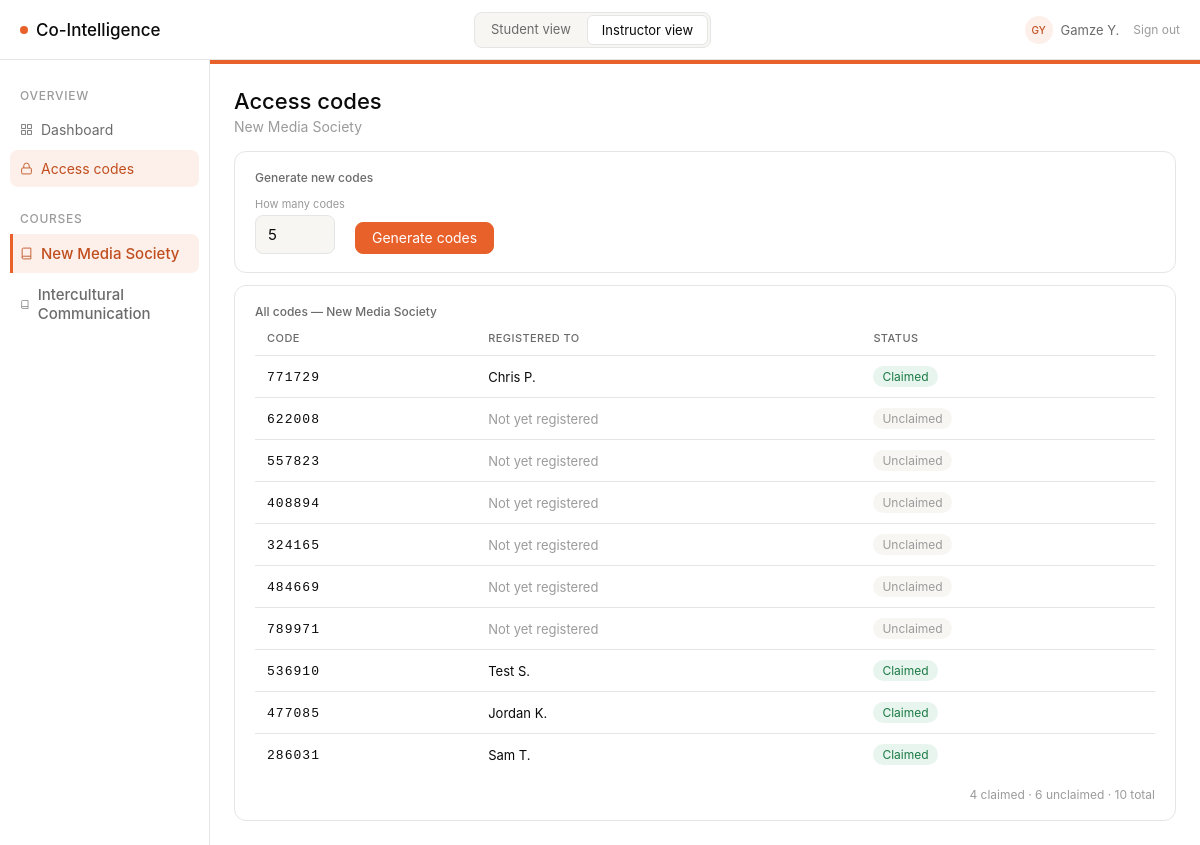
The app's page /instructor/access-codes (signed in) with its own data.
### models/models.py (models this page shows, shortened)
class User(db.Model, UserMixin):
    __tablename__ = "users"
    id = db.Column(db.Integer, primary_key=True)
    role = db.Column(db.String(20), nullable=False, default="student")  # instructor | student | dev
    display_name = db.Column(db.String(100), nullable=False)
    is_dev = db.Column(db.Boolean, nullable=False, default=False)

class Course(db.Model):
    __tablename__ = "courses"
    id = db.Column(db.Integer, primary_key=True)
    name = db.Column(db.String(200), nullable=False)
    learning_objective = db.Column(db.Text, nullable=False)
    required_concepts = db.Column(db.JSON, nullable=False, default=list)
    output_modalities = db.Column(db.JSON, nullable=False, default=list)
    min_exchanges = db.Column(db.Integer, nullable=False, default=5)
    color = db.Column(db.String(20), nullable=False, default="#E8602A")
    color_light = db.Column(db.String(20), nullable=False, default="#FDF0EA")
    color_text = db.Column(db.String(20), nullable=False, default="#C04E1E")
    color_hover = db.Column(db.String(20), nullable=False, default="#d4521f")
    assignments = db.relationship("Assignment", back_populates="course")
    students = db.relationship("Student", back_populates="course")

class AccessCode(db.Model):
    __tablename__ = "access_codes"
    id = db.Column(db.Integer, primary_key=True)
    code = db.Column(db.String(10), unique=True, nullable=False)
    is_claimed = db.Column(db.Boolean, nullable=False, default=False)
    student_id = db.Column(db.Integer, db.ForeignKey("users.id"), nullable=True)
    course_id = db.Column(db.Integer, db.ForeignKey("courses.id"), nullable=False)
    created_at = db.Column(db.DateTime, default=datetime.utcnow)
    claimed_user = db.relationship("User", foreign_keys=[student_id])
    course = db.relationship("Course")

### routes/instructor_routes.py (the view)
@instructor_bp.route("/access-codes")
def access_codes():
    from models.models import AccessCode
    course, _ = _get_base()
    codes = (
        AccessCode.query
        .filter_by(course_id=course.id)
        .order_by(AccessCode.created_at.desc())
        .all()
    )
    claimed = sum(1 for c in codes if c.is_claimed)
    unclaimed = len(codes) - claimed
    return render_template(
        "instructor/access_codes.html",
        course=course,
        codes=codes,
        claimed=claimed,
        unclaimed=unclaimed,
    )

### routes/instructor_routes.py (called while the page is built)
@instructor_bp.before_request
def require_instructor_role():
    if not current_user.is_authenticated:
        return redirect(url_for("login"))
    if current_user.role not in ("instructor", "dev"):
        return redirect(url_for("student.prompting"))

def _get_base():
    course_id = session.get("course_id")
    if course_id:
        course = Course.query.get(course_id)
    else:
        course = Course.query.first()
        if course:
            session["course_id"] = course.id
    if not course:
        return None, None
    assignment = Assignment.query.filter_by(course_id=course.id).first()
    return course, assignment

### templates/instructor/access_codes.html (shortened to what this page needs)
{% extends "base.html" %}
{% block sidebar %}
<nav class="sidebar">
  <div class="sidebar-section">Overview</div>
  <a href="{{ url_for('instructor.dashboard') }}" class="sidebar-item">
    <svg width="13" height="13" fill="none" stroke="currentColor" stroke-width="1.6" viewBox="0 0 24 24"><rect x="3" y="3" width="7" height="7"/><rect x="14" y="3" width="7" height="7"/><rect x="14" y="14" width="7" height="7"/><rect x="3" y="14" width="7" height="7"/></svg>
    Dashboard
  </a>
  <a href="{{ url_for('instructor.access_codes') }}" class="sidebar-item active">
    <svg width="13" height="13" fill="none" stroke="currentColor" stroke-width="1.6" viewBox="0 0 24 24"><rect x="3" y="11" width="18" height="11" rx="2" ry="2"/><path d="M7 11V7a5 5 0 0 1 10 0v4"/></svg>
    Access codes
  </a>
  {% include "_course_nav.html" %}
</nav>
{% endblock %}
{% block content %}
<div style="margin-bottom:16px;">
  <h1 class="page-title">Access codes</h1>
  <div class="page-sub">{{ course.name }}</div>
</div>
<div class="card" style="margin-bottom:12px;">
  <div style="font-size:12px;font-weight:500;color:var(--text-secondary);margin-bottom:12px;">Generate new codes</div>
  <div class="gen-row">
    <div>
      <label style="display:block;font-size:11px;color:var(--text-tertiary);margin-bottom:4px;">How many codes</label>
      <input type="number" id="gen-count" class="cfg-input" min="1" max="50" value="5" />
    </div>
    <button class="btn btn-primary" id="gen-btn" onclick="generateCodes()">Generate codes</button>
  </div>
</div>
<div class="card">
  <div style="font-size:12px;font-weight:500;color:var(--text-secondary);margin-bottom:12px;">All codes — {{ course.name }}</div>
  {% if codes %}
  <table class="code-table">
    <thead>
      <tr>
        <th>Code</th>
        <th>Registered to</th>
        <th>Status</th>
      </tr>
    </thead>
    <tbody id="codes-tbody">
      {% for ac in codes %}
      <tr>
        <td><span class="code-mono">{{ ac.code }}</span></td>
        <td>
          {% if ac.is_claimed and ac.claimed_user %}
            {{ ac.claimed_user.display_name }}
          {% else %}
            <span style="color:var(--text-tertiary);">Not yet registered</span>
          {% endif %}
        </td>
        <td>
          {% if ac.is_claimed %}
          <span class="pill pill-green">Claimed</span>
          {% else %}
          <span class="pill" style="background:var(--bg-surface);color:var(--text-tertiary);">Unclaimed</span>
          {% endif %}
        </td>
      </tr>
      {% endfor %}
    </tbody>
  </table>
  <div class="summary-line">
    {{ claimed }} claimed &middot; {{ unclaimed }} unclaimed &middot; {{ codes | length }} total
  </div>
  {% else %}
  <div style="font-size:13px;color:var(--text-tertiary);padding:24px 0;text-align:center;">
    No codes yet. Use the generator above to create some.
  </div>
  {% endif %}
</div>
{% endblock %}

### templates/base.html (shortened to what this page needs)
<!DOCTYPE html>
<html lang="en">
<head>
  <link rel="stylesheet" href="{{ url_for('static', filename='style.css') }}" />
  <link rel="stylesheet" href="https://cdn.jsdelivr.net/npm/@tabler/icons-webfont@latest/tabler-icons.min.css" />
</head>
<body>
{% set is_student    = request.path.startswith('/student') %}
{% set is_instructor = request.path.startswith('/instructor') %}
{% if current_user.is_authenticated %}
  {% set _display = current_user.display_name %}
  {% set _parts   = _display.split() %}
  {% set _initials = (_parts[0][0] + (_parts[1][0] if _parts|length > 1 else ''))|upper %}
{% elif is_student %}
  {% set _display  = "Alex M." %}
  {% set _initials = "AM" %}
{% else %}
  {% set _display  = "Instructor" %}
  {% set _initials = "IN" %}
{% endif %}
<div class="app">
  <div class="topbar">
    <a class="logo" href="/">
      <span class="logo-dot"></span>
      Co-Intelligence
    </a>
    <div class="topbar-toggles">
      {% if current_user.is_authenticated and current_user.role == 'student' %}
        <span class="topbar-toggle active" style="cursor:default;">Student view</span>
      {% else %}
        <a href="{{ url_for('student.prompting') }}"
           class="topbar-toggle{% if is_student %} active{% endif %}">
          Student view
        </a>
        <a href="{{ url_for('instructor.dashboard') }}"
           class="topbar-toggle{% if is_instructor %} active{% endif %}">
          Instructor view
        </a>
      {% endif %}
    </div>
    <div class="topbar-user">
      <div class="user-avatar">{{ _initials }}</div>
      <span class="user-name">{{ _display }}</span>
      <a href="{{ url_for('logout') }}"
         style="font-size:12px;color:var(--text-tertiary);text-decoration:none;margin-left:6px;">
        Sign out
      </a>
    </div>
  </div>
  <div class="main">
    {% block sidebar %}{% endblock %}
    <div class="content">
      {% block content %}{% endblock %}
    </div>
  </div>
</div>
</body>
</html>

### templates/_course_nav.html
{% if all_courses and all_courses | length > 1 %}
<div class="sidebar-section" style="margin-top:8px;">Courses</div>
{% for c in all_courses %}
<a href="{{ url_for('switch_course', course_id=c.id) }}"
   class="sidebar-item{% if c.id == current_course_id %} active{% endif %}"
   style="font-size:15px;font-weight:500;{% if c.id == current_course_id %}border-left:3px solid {{ course_color }};border-radius:0 8px 8px 0;padding-left:7px;{% endif %}">
  <svg width="13" height="13" fill="none" stroke="currentColor" stroke-width="1.6" viewBox="0 0 24 24">
    <path d="M4 19.5A2.5 2.5 0 0 1 6.5 17H20"/><path d="M6.5 2H20v20H6.5A2.5 2.5 0 0 1 4 19.5v-15A2.5 2.5 0 0 1 6.5 2z"/>
  </svg>
  {{ c.name }}
</a>
{% endfor %}
{% endif %}

### static/style.css (style rules this page uses)
:root { --bg-primary: #ffffff; --bg-surface: #f7f6f3; --bg-orange-light: #FDF0EA; --text-primary: #0a0a0a; --text-secondary: #6b6b6b; --text-tertiary: #9b9b9b; --text-orange: #C04E1E; --accent: #E8602A; --border: #e5e5e5; --pill-green-bg: #e8f5ee; --pill-green-text: #1a7a45; --pill-amber-bg: #fef3e2; --pill-amber-text: #92580a; }
*, *::before, *::after { box-sizing: border-box; margin: 0; padding: 0; }
body { font-family: -apple-system, BlinkMacSystemFont, "Inter", system-ui, sans-serif; font-size: 16px; font-weight: 400; color: var(--text-primary); background: var(--bg-primary); -webkit-font-smoothing: antialiased; }
.app { display: flex; flex-direction: column; min-height: 100vh; }
.topbar { height: 60px; border-bottom: 1px solid var(--border); display: flex; align-items: center; justify-content: space-between; padding: 0 20px; background: var(--bg-primary); }
.logo { font-size: 17px; font-weight: 500; display: flex; align-items: center; gap: 8px; color: var(--text-primary); text-decoration: none; }
.logo-dot { width: 8px; height: 8px; border-radius: 50%; background: var(--accent); flex-shrink: 0; }
.main { display: flex; flex: 1; }
.sidebar { width: 210px; border-right: 1px solid var(--border); padding: 14px 10px; display: flex; flex-direction: column; gap: 2px; background: var(--bg-primary); }
.sidebar-section { font-size: 12px; font-weight: 500; letter-spacing: 0.06em; text-transform: uppercase; color: var(--text-tertiary); padding: 14px 10px 6px; }
.sidebar-item { display: flex; align-items: center; gap: 8px; padding: 10px 10px; border-radius: 8px; font-size: 14px; color: var(--text-secondary); cursor: pointer; text-decoration: none; }
.sidebar-item.active { background: var(--bg-orange-light); color: var(--text-orange); }
.content { flex: 1; padding: 24px; overflow: auto; }
.page-title { font-size: 22px; font-weight: 500; color: var(--text-primary); }
.page-sub { font-size: 14px; color: var(--text-tertiary); margin-top: 4px; }
.card { background: var(--bg-primary); border: 1px solid var(--border); border-radius: 12px; padding: 18px 20px; }
.btn { font-family: inherit; font-size: 14px; font-weight: 400; padding: 8px 16px; border-radius: 8px; border: 1px solid var(--border); background: transparent; color: var(--text-primary); cursor: pointer; display: inline-flex; align-items: center; gap: 6px; text-decoration: none; line-height: 1; }
.btn-primary { background: var(--accent); color: #fff; border-color: var(--accent); }
.pill { display: inline-flex; align-items: center; gap: 4px; font-size: 12px; padding: 3px 9px; border-radius: 20px; }
.pill-green { background: var(--pill-green-bg); color: var(--pill-green-text); }
input, textarea, select { font-family: inherit; font-size: 15px; padding: 9px 12px; border-radius: 8px; border: 1px solid var(--border); background: var(--bg-surface); color: var(--text-primary); width: 100%; outline: none; }

### templates/base.html (style rules this page uses)
.topbar-toggles { display: flex; gap: 2px; background: var(--bg-surface); border: 1px solid var(--border); border-radius: 8px; padding: 2px; }
.topbar-toggle { font-size: 13px; padding: 6px 14px; border-radius: 6px; border: none; background: transparent; color: var(--text-secondary); cursor: pointer; text-decoration: none; font-family: inherit; transition: background .12s, color .12s; white-space: nowrap; }
.topbar-toggle.active { background: var(--bg-primary); color: var(--text-primary); border: 1px solid var(--border); }
.topbar-user { display: flex; align-items: center; gap: 8px; }
.user-avatar { width: 28px; height: 28px; border-radius: 50%; background: var(--bg-orange-light); color: var(--text-orange); font-size: 10px; font-weight: 500; display: flex; align-items: center; justify-content: center; flex-shrink: 0; }
.user-name { font-size: 13px; color: var(--text-secondary); }

### records on screen
User: display_name "Gamze Y."
Course: name "New Media Society"
Course: name "Intercultural Communication"
AccessCode: code "771729", claimed_user.display_name "Chris P.", is_claimed "Claimed"
AccessCode: code "622008", is_claimed "Not yet registered"
AccessCode: code "557823", is_claimed "Not yet registered"
AccessCode: code "408894", is_claimed "Not yet registered"
AccessCode: code "324165", is_claimed "Not yet registered"
AccessCode: code "484669", is_claimed "Not yet registered"
AccessCode: code "789971", is_claimed "Not yet registered"
AccessCode: code "536910", claimed_user.display_name "Test S.", is_claimed "Claimed"
AccessCode: code "477085", claimed_user.display_name "Jordan K.", is_claimed "Claimed"
AccessCode: code "286031", claimed_user.display_name "Sam T.", is_claimed "Claimed"

### other values on screen
{{ _initials }} "GY"
{{ claimed }} "4"
{{ unclaimed }} "6"
{{ codes | length }} "10"
